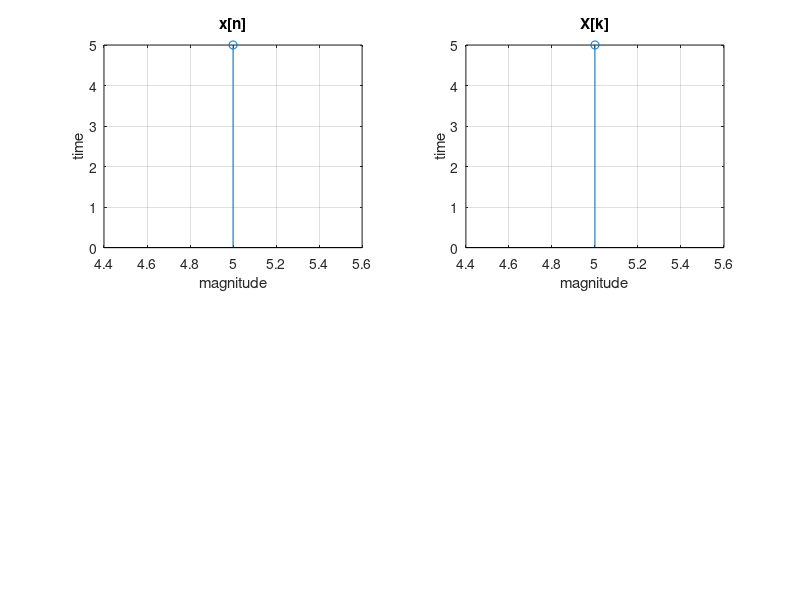

Recreate this plot in MATLAB.
%program to find discrete fourier transform

clc;
clear;
close all;
xn=input('Enter the value of x[n]:');
n=input('Enter the range of x[n]:');
l=length(xn);
xk=[zeros(1,l)];
w=exp(-2*i*pi/l);
for i=1:l
   for j=1:l
       xk(1,i)=xk(1,i)+xn(1,j)* w^((i-1)*(j-1));
   end
end
p=abs(xk);
disp(xk);
subplot(221)
stem(n,xn);
xlabel('magnitude');
ylabel('time');
title('x[n]');
grid on;
subplot(222)
stem(n,p);
xlabel('magnitude');
ylabel('time');
title('X[k]');
grid on;
